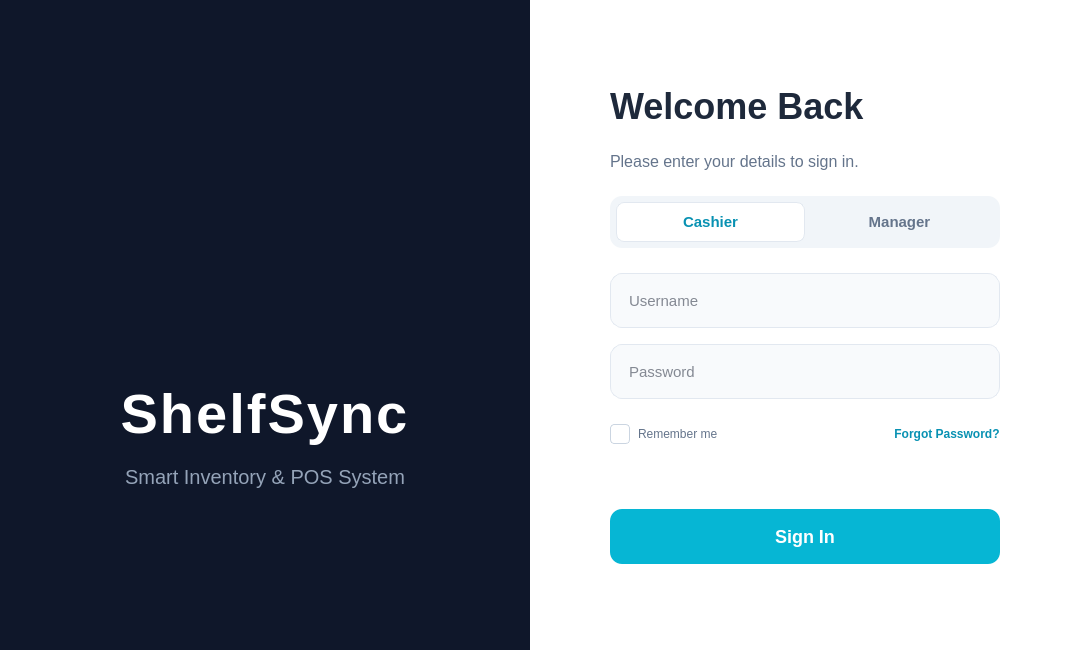
<?xml version="1.0" encoding="UTF-8"?>
<ui version="4.0">
 <class>LoginWindow</class>
 <widget class="QMainWindow" name="LoginWindow">
  <property name="geometry">
   <rect>
    <x>0</x>
    <y>0</y>
    <width>1080</width>
    <height>650</height>
   </rect>
  </property>
  <property name="styleSheet">
   <string notr="true">
    QMainWindow { background-color: #FFFFFF; }
    font-family: &quot;Segoe UI&quot;;
   </string>
  </property>
  <widget class="QWidget" name="centralwidget">
   <layout class="QHBoxLayout" name="horizontalLayout">
    <property name="spacing"><number>0</number></property>
    <property name="leftMargin"><number>0</number></property>
    <property name="topMargin"><number>0</number></property>
    <property name="rightMargin"><number>0</number></property>
    <property name="bottomMargin"><number>0</number></property>

    <item>
     <widget class="QFrame" name="frame_brand">
      <property name="styleSheet">
       <string notr="true">
        QFrame#frame_brand {
            background-color: #0F172A;
            border: none;
        }
        QLabel { color: white; }
       </string>
      </property>
      <layout class="QVBoxLayout" name="vbox_brand">
       <property name="spacing"><number>20</number></property>
       <item><spacer name="vspacer_top"><property name="orientation"><enum>Qt::Vertical</enum></property><property name="sizeHint" stdset="0"><size><width>20</width><height>40</height></size></property></spacer></item>

       <item>
        <widget class="QLabel" name="lbl_logo_icon">
         <property name="text"><string></string></property>
         <property name="alignment"><set>Qt::AlignCenter</set></property>
         <property name="styleSheet"><string>background: transparent;</string></property>
         <property name="minimumSize"><size><width>200</width><height>200</height></size></property>
        </widget>
       </item>

       <item>
        <widget class="QLabel" name="lbl_brand_title">
         <property name="text"><string>ShelfSync</string></property>
         <property name="alignment"><set>Qt::AlignCenter</set></property>
         <property name="styleSheet"><string>font-size: 56px; font-weight: 800; letter-spacing: 2px; color: white;</string></property>
        </widget>
       </item>

       <item>
        <widget class="QLabel" name="lbl_brand_sub">
         <property name="text"><string>Smart Inventory &amp; POS System</string></property>
         <property name="alignment"><set>Qt::AlignCenter</set></property>
         <property name="styleSheet"><string>font-size: 20px; color: #94A3B8; font-weight: 400;</string></property>
        </widget>
       </item>

       <item><spacer name="vspacer_bot"><property name="orientation"><enum>Qt::Vertical</enum></property><property name="sizeHint" stdset="0"><size><width>20</width><height>40</height></size></property></spacer></item>
      </layout>
     </widget>
    </item>

    <item>
     <widget class="QFrame" name="frame_login">
      <property name="minimumSize"><size><width>550</width><height>0</height></size></property>
      <property name="maximumSize"><size><width>550</width><height>16777215</height></size></property>
      <property name="styleSheet">
       <string notr="true">
        QFrame#frame_login { background-color: white; }
       </string>
      </property>
      <layout class="QVBoxLayout" name="vbox_login">
       <property name="spacing"><number>25</number></property>
       <property name="leftMargin"><number>80</number></property>
       <property name="rightMargin"><number>80</number></property>
       <property name="topMargin"><number>60</number></property>
       <property name="bottomMargin"><number>60</number></property>

       <item><spacer name="s1"><property name="orientation"><enum>Qt::Vertical</enum></property><property name="sizeHint" stdset="0"><size><width>20</width><height>40</height></size></property></spacer></item>

       <item>
        <widget class="QLabel" name="lbl_welcome">
         <property name="text"><string>Welcome Back</string></property>
         <property name="styleSheet"><string>font-size: 36px; font-weight: 800; color: #1E293B;</string></property>
        </widget>
       </item>

       <item>
        <widget class="QLabel" name="lbl_instruction">
         <property name="text"><string>Please enter your details to sign in.</string></property>
         <property name="styleSheet"><string>color: #64748B; font-size: 16px;</string></property>
        </widget>
       </item>

       <item>
        <widget class="QFrame" name="frame_role_toggle">
         <property name="styleSheet">
          <string notr="true">
            QFrame {
                background-color: #F1F5F9;
                border-radius: 12px;
                padding: 6px;
            }
          </string>
         </property>
         <layout class="QHBoxLayout" name="hbox_role">
          <property name="margin"><number>0</number></property>
          <property name="spacing"><number>0</number></property>

          <item>
           <widget class="QPushButton" name="btn_role_cashier">
            <property name="text"><string>Cashier</string></property>
            <property name="checkable"><bool>true</bool></property>
            <property name="checked"><bool>true</bool></property>
            <property name="cursor"><cursorShape>PointingHandCursor</cursorShape></property>
            <property name="minimumSize"><size><width>0</width><height>40</height></size></property>
            <property name="styleSheet">
             <string notr="true">
              QPushButton {
                border: none; border-radius: 8px; font-size: 15px;
                color: #64748B; font-weight: 600;
              }
              QPushButton:checked {
                background-color: white; color: #0891B2;
                border: 1px solid #E2E8F0;
              }
             </string>
            </property>
           </widget>
          </item>
          <item>
           <widget class="QPushButton" name="btn_role_manager">
            <property name="text"><string>Manager</string></property>
            <property name="checkable"><bool>true</bool></property>
            <property name="cursor"><cursorShape>PointingHandCursor</cursorShape></property>
            <property name="minimumSize"><size><width>0</width><height>40</height></size></property>
            <property name="styleSheet">
             <string notr="true">
              QPushButton {
                border: none; border-radius: 8px; font-size: 15px;
                color: #64748B; font-weight: 600;
              }
              QPushButton:checked {
                background-color: white; color: #0891B2;
                border: 1px solid #E2E8F0;
              }
             </string>
            </property>
           </widget>
          </item>
         </layout>
        </widget>
       </item>

       <item>
        <layout class="QVBoxLayout" name="vbox_inputs">
         <property name="spacing"><number>16</number></property>

         <item>
          <widget class="QLineEdit" name="input_user">
           <property name="placeholderText"><string>Username</string></property>
           <property name="minimumSize"><size><width>0</width><height>55</height></size></property>
           <property name="styleSheet">
            <string notr="true">
              QLineEdit {
                background-color: #F8FAFC;
                border: 1px solid #E2E8F0;
                border-radius: 12px;
                padding: 12px 16px;
                font-size: 15px;
                color: #0F172A;
              }
              QLineEdit:focus {
                border: 2px solid #06B6D4;
                background-color: #FFFFFF;
              }
            </string>
           </property>
          </widget>
         </item>

         <item>
          <layout class="QHBoxLayout" name="hbox_pass_container">
            <property name="spacing"><number>0</number></property>
             <item>
              <widget class="QLineEdit" name="input_pass">
               <property name="echoMode"><enum>QLineEdit::Password</enum></property>
               <property name="placeholderText"><string>Password</string></property>
               <property name="minimumSize"><size><width>0</width><height>55</height></size></property>
               <property name="styleSheet">
                <string notr="true">
                  QLineEdit {
                    background-color: #F8FAFC;
                    border: 1px solid #E2E8F0;
                    border-radius: 12px;
                    padding: 12px 16px;
                    font-size: 15px;
                    color: #0F172A;
                  }
                  QLineEdit:focus {
                    border: 2px solid #06B6D4;
                    background-color: #FFFFFF;
                  }
                </string>
               </property>
              </widget>
             </item>
             <item>
               <widget class="QPushButton" name="btn_toggle_pass">
                <property name="text"><string>👁️</string></property>
                <property name="cursor"><cursorShape>PointingHandCursor</cursorShape></property>
                <property name="maximumSize"><size><width>50</width><height>16777215</height></size></property>
                <property name="styleSheet">
                 <string>background: transparent; border: none; font-size: 18px; margin-left: -50px; color: #64748B;</string>
                </property>
               </widget>
             </item>
          </layout>
         </item>
        </layout>
       </item>

       <item>
        <layout class="QHBoxLayout" name="hbox_extras">
         <item>
          <widget class="QCheckBox" name="check_remember">
           <property name="text"><string>Remember me</string></property>
           <property name="cursor"><cursorShape>PointingHandCursor</cursorShape></property>
           <property name="styleSheet">
            <string>
                QCheckBox { color: #64748B; spacing: 8px; }
                QCheckBox::indicator { width: 18px; height: 18px; border: 1px solid #CBD5E1; border-radius: 4px; }
                QCheckBox::indicator:checked { background-color: #06B6D4; border-color: #06B6D4; }
            </string>
           </property>
          </widget>
         </item>
         <item><spacer name="spacer_extras"><property name="orientation"><enum>Qt::Horizontal</enum></property><property name="sizeHint" stdset="0"><size><width>40</width><height>20</height></size></property></spacer></item>
         <item>
          <widget class="QPushButton" name="btn_forgot">
           <property name="text"><string>Forgot Password?</string></property>
           <property name="cursor"><cursorShape>PointingHandCursor</cursorShape></property>
           <property name="styleSheet">
            <string>
                QPushButton { color: #0891B2; font-weight: 600; border: none; background: transparent; }
                QPushButton:hover { text-decoration: underline; color: #0E7490; }
            </string>
           </property>
          </widget>
         </item>
        </layout>
       </item>

       <item>
        <widget class="QLabel" name="lbl_error">
         <property name="text"><string></string></property>
         <property name="styleSheet"><string>color: #EF4444; font-weight: bold; font-size: 13px;</string></property>
        </widget>
       </item>

       <item>
        <widget class="QPushButton" name="btn_login">
         <property name="text"><string>Sign In</string></property>
         <property name="cursor"><cursorShape>PointingHandCursor</cursorShape></property>
         <property name="minimumSize"><size><width>0</width><height>55</height></size></property>
         <property name="styleSheet">
          <string notr="true">
           QPushButton {
            background-color: #06B6D4; color: white;
            border-radius: 12px; font-weight: 700; font-size: 18px;
           }
           QPushButton:hover { background-color: #0891B2; }
           QPushButton:pressed { background-color: #155E75; top: 1px; }
          </string>
         </property>
        </widget>
       </item>

       <item><spacer name="s2"><property name="orientation"><enum>Qt::Vertical</enum></property><property name="sizeHint" stdset="0"><size><width>20</width><height>40</height></size></property></spacer></item>
      </layout>
     </widget>
    </item>
   </layout>
  </widget>
 </widget>
 <resources/>
 <connections/>
</ui>
